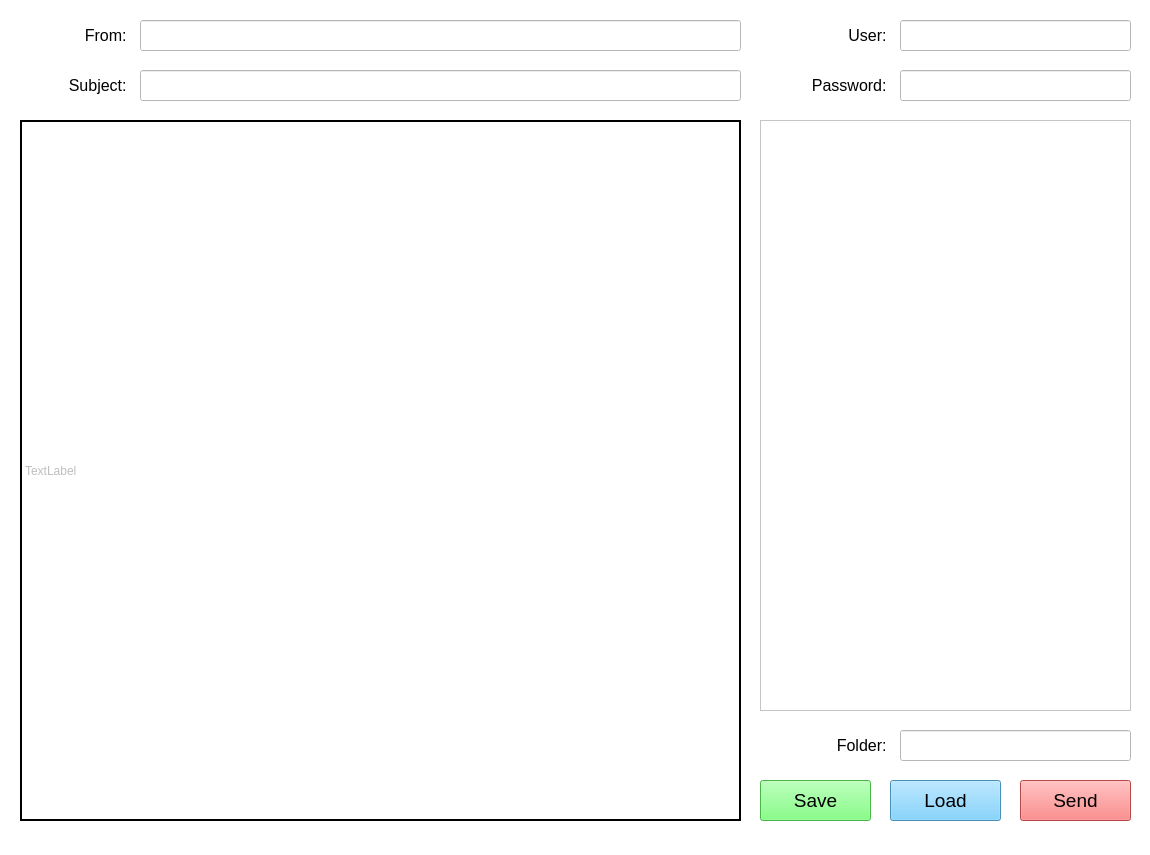
<?xml version="1.0" encoding="UTF-8"?>
<ui version="4.0">
 <class>MainWindow</class>
 <widget class="QMainWindow" name="MainWindow">
  <property name="enabled">
   <bool>true</bool>
  </property>
  <property name="geometry">
   <rect>
    <x>0</x>
    <y>0</y>
    <width>1150</width>
    <height>855</height>
   </rect>
  </property>
  <property name="windowTitle">
   <string>MainWindow</string>
  </property>
  <property name="styleSheet">
   <string notr="true">background: white;</string>
  </property>
  <widget class="QWidget" name="centralwidget">
   <widget class="QLabel" name="label_subject">
    <property name="geometry">
     <rect>
      <x>20</x>
      <y>70</y>
      <width>111</width>
      <height>31</height>
     </rect>
    </property>
    <property name="font">
     <font>
      <family>Arial</family>
      <pointsize>12</pointsize>
     </font>
    </property>
    <property name="frameShadow">
     <enum>QFrame::Plain</enum>
    </property>
    <property name="lineWidth">
     <number>4</number>
    </property>
    <property name="text">
     <string>Subject: </string>
    </property>
    <property name="alignment">
     <set>Qt::AlignRight|Qt::AlignTrailing|Qt::AlignVCenter</set>
    </property>
   </widget>
   <widget class="QLineEdit" name="edit_subject">
    <property name="geometry">
     <rect>
      <x>140</x>
      <y>70</y>
      <width>601</width>
      <height>31</height>
     </rect>
    </property>
    <property name="font">
     <font>
      <family>Arial</family>
      <pointsize>12</pointsize>
     </font>
    </property>
   </widget>
   <widget class="QLabel" name="label_from">
    <property name="geometry">
     <rect>
      <x>20</x>
      <y>20</y>
      <width>111</width>
      <height>31</height>
     </rect>
    </property>
    <property name="font">
     <font>
      <family>Arial</family>
      <pointsize>12</pointsize>
     </font>
    </property>
    <property name="frameShadow">
     <enum>QFrame::Plain</enum>
    </property>
    <property name="lineWidth">
     <number>4</number>
    </property>
    <property name="text">
     <string>From: </string>
    </property>
    <property name="alignment">
     <set>Qt::AlignRight|Qt::AlignTrailing|Qt::AlignVCenter</set>
    </property>
   </widget>
   <widget class="QLineEdit" name="edit_from">
    <property name="geometry">
     <rect>
      <x>140</x>
      <y>20</y>
      <width>601</width>
      <height>31</height>
     </rect>
    </property>
    <property name="font">
     <font>
      <family>Arial</family>
      <pointsize>12</pointsize>
     </font>
    </property>
   </widget>
   <widget class="QFrame" name="frame">
    <property name="geometry">
     <rect>
      <x>20</x>
      <y>120</y>
      <width>721</width>
      <height>701</height>
     </rect>
    </property>
    <property name="styleSheet">
     <string notr="true">border-color: rgb(0, 0, 0);
border-width : 1.2px;
border-style:inset;
</string>
    </property>
    <property name="frameShape">
     <enum>QFrame::StyledPanel</enum>
    </property>
    <property name="frameShadow">
     <enum>QFrame::Raised</enum>
    </property>
    <widget class="QLabel" name="label">
     <property name="enabled">
      <bool>false</bool>
     </property>
     <property name="geometry">
      <rect>
       <x>1</x>
       <y>1</y>
       <width>719</width>
       <height>699</height>
      </rect>
     </property>
     <property name="text">
      <string>TextLabel</string>
     </property>
    </widget>
   </widget>
   <widget class="QPushButton" name="button_load">
    <property name="geometry">
     <rect>
      <x>890</x>
      <y>780</y>
      <width>111</width>
      <height>41</height>
     </rect>
    </property>
    <property name="font">
     <font>
      <family>Arial</family>
      <pointsize>14</pointsize>
     </font>
    </property>
    <property name="styleSheet">
     <string notr="true">background-color: rgb(100, 200, 255);</string>
    </property>
    <property name="text">
     <string>Load</string>
    </property>
   </widget>
   <widget class="QPushButton" name="button_save">
    <property name="geometry">
     <rect>
      <x>760</x>
      <y>780</y>
      <width>111</width>
      <height>41</height>
     </rect>
    </property>
    <property name="font">
     <font>
      <family>Arial</family>
      <pointsize>14</pointsize>
     </font>
    </property>
    <property name="styleSheet">
     <string notr="true">background-color: rgb(100, 255, 100);</string>
    </property>
    <property name="text">
     <string>Save</string>
    </property>
   </widget>
   <widget class="QLineEdit" name="edit_user">
    <property name="geometry">
     <rect>
      <x>900</x>
      <y>20</y>
      <width>231</width>
      <height>31</height>
     </rect>
    </property>
    <property name="font">
     <font>
      <family>Arial</family>
      <pointsize>12</pointsize>
     </font>
    </property>
   </widget>
   <widget class="QLabel" name="label_user">
    <property name="geometry">
     <rect>
      <x>760</x>
      <y>20</y>
      <width>131</width>
      <height>31</height>
     </rect>
    </property>
    <property name="font">
     <font>
      <family>Arial</family>
      <pointsize>12</pointsize>
     </font>
    </property>
    <property name="frameShadow">
     <enum>QFrame::Plain</enum>
    </property>
    <property name="lineWidth">
     <number>4</number>
    </property>
    <property name="text">
     <string>User: </string>
    </property>
    <property name="alignment">
     <set>Qt::AlignRight|Qt::AlignTrailing|Qt::AlignVCenter</set>
    </property>
   </widget>
   <widget class="QLabel" name="label_password">
    <property name="geometry">
     <rect>
      <x>760</x>
      <y>70</y>
      <width>131</width>
      <height>31</height>
     </rect>
    </property>
    <property name="font">
     <font>
      <family>Arial</family>
      <pointsize>12</pointsize>
     </font>
    </property>
    <property name="frameShadow">
     <enum>QFrame::Plain</enum>
    </property>
    <property name="lineWidth">
     <number>4</number>
    </property>
    <property name="text">
     <string>Password: </string>
    </property>
    <property name="alignment">
     <set>Qt::AlignRight|Qt::AlignTrailing|Qt::AlignVCenter</set>
    </property>
   </widget>
   <widget class="QLineEdit" name="edit_password">
    <property name="geometry">
     <rect>
      <x>900</x>
      <y>70</y>
      <width>231</width>
      <height>31</height>
     </rect>
    </property>
    <property name="font">
     <font>
      <family>Arial</family>
      <pointsize>12</pointsize>
     </font>
    </property>
   </widget>
   <widget class="QTextEdit" name="edit_recipient">
    <property name="geometry">
     <rect>
      <x>760</x>
      <y>120</y>
      <width>371</width>
      <height>591</height>
     </rect>
    </property>
   </widget>
   <widget class="QPushButton" name="button_send">
    <property name="geometry">
     <rect>
      <x>1020</x>
      <y>780</y>
      <width>111</width>
      <height>41</height>
     </rect>
    </property>
    <property name="font">
     <font>
      <family>Arial</family>
      <pointsize>14</pointsize>
     </font>
    </property>
    <property name="styleSheet">
     <string notr="true">background-color: rgb(255, 100, 100);</string>
    </property>
    <property name="text">
     <string>Send</string>
    </property>
   </widget>
   <widget class="QLabel" name="label_folder">
    <property name="geometry">
     <rect>
      <x>760</x>
      <y>730</y>
      <width>131</width>
      <height>31</height>
     </rect>
    </property>
    <property name="font">
     <font>
      <family>Arial</family>
      <pointsize>12</pointsize>
     </font>
    </property>
    <property name="frameShadow">
     <enum>QFrame::Plain</enum>
    </property>
    <property name="lineWidth">
     <number>4</number>
    </property>
    <property name="text">
     <string>Folder: </string>
    </property>
    <property name="alignment">
     <set>Qt::AlignRight|Qt::AlignTrailing|Qt::AlignVCenter</set>
    </property>
   </widget>
   <widget class="QLineEdit" name="edit_folder">
    <property name="geometry">
     <rect>
      <x>900</x>
      <y>730</y>
      <width>231</width>
      <height>31</height>
     </rect>
    </property>
    <property name="font">
     <font>
      <family>Arial</family>
      <pointsize>12</pointsize>
     </font>
    </property>
   </widget>
  </widget>
  <widget class="QMenuBar" name="menubar">
   <property name="geometry">
    <rect>
     <x>0</x>
     <y>0</y>
     <width>1150</width>
     <height>22</height>
    </rect>
   </property>
  </widget>
  <widget class="QStatusBar" name="statusbar"/>
 </widget>
 <resources/>
 <connections/>
</ui>
